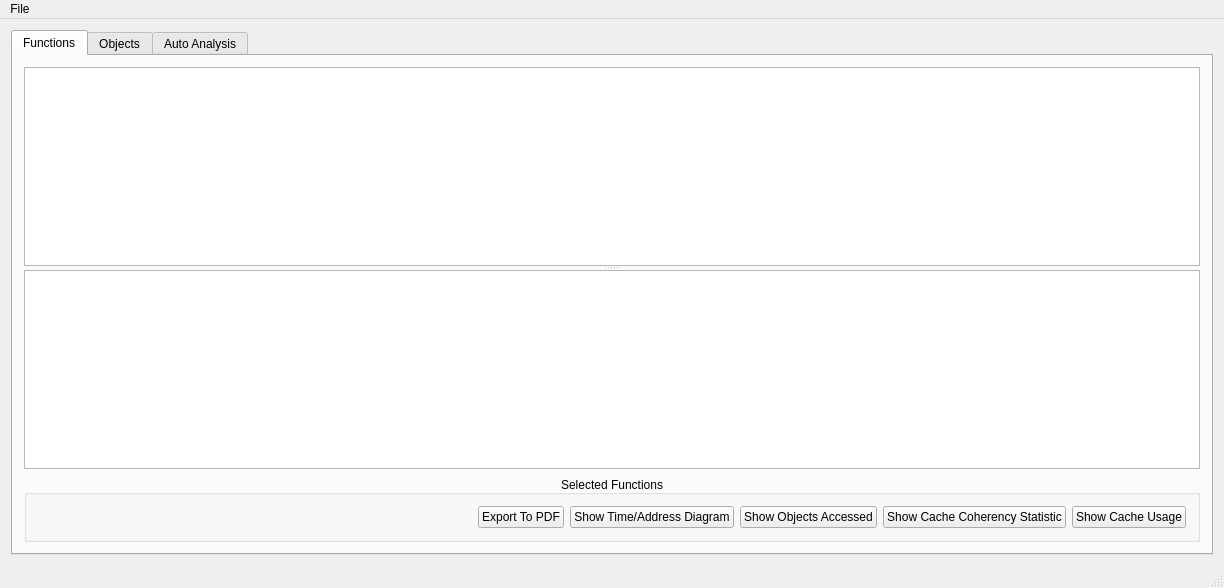
<?xml version="1.0" encoding="UTF-8"?>
<ui version="4.0">
 <class>AnalysisMain</class>
 <widget class="QMainWindow" name="AnalysisMain">
  <property name="geometry">
   <rect>
    <x>0</x>
    <y>0</y>
    <width>1224</width>
    <height>588</height>
   </rect>
  </property>
  <property name="acceptDrops">
   <bool>true</bool>
  </property>
  <property name="windowTitle">
   <string>PerfMemPlus Viewer</string>
  </property>
  <property name="iconSize">
   <size>
    <width>32</width>
    <height>32</height>
   </size>
  </property>
  <widget class="QWidget" name="centralWidget">
   <property name="sizePolicy">
    <sizepolicy hsizetype="Expanding" vsizetype="Expanding">
     <horstretch>0</horstretch>
     <verstretch>0</verstretch>
    </sizepolicy>
   </property>
   <property name="autoFillBackground">
    <bool>false</bool>
   </property>
   <layout class="QHBoxLayout" name="horizontalLayout_6">
    <item>
     <widget class="QTabWidget" name="tabWidget">
      <property name="autoFillBackground">
       <bool>true</bool>
      </property>
      <property name="currentIndex">
       <number>0</number>
      </property>
      <widget class="QWidget" name="functionsTab">
       <attribute name="title">
        <string>Functions</string>
       </attribute>
       <layout class="QVBoxLayout" name="verticalLayout_3">
        <item>
         <widget class="QSplitter" name="splitter_2">
          <property name="orientation">
           <enum>Qt::Vertical</enum>
          </property>
          <widget class="QTableView" name="functionsTableView">
           <property name="editTriggers">
            <set>QAbstractItemView::NoEditTriggers</set>
           </property>
           <property name="selectionMode">
            <enum>QAbstractItemView::ExtendedSelection</enum>
           </property>
           <property name="selectionBehavior">
            <enum>QAbstractItemView::SelectRows</enum>
           </property>
           <property name="sortingEnabled">
            <bool>true</bool>
           </property>
          </widget>
          <widget class="QTreeView" name="callerTreeView"/>
         </widget>
        </item>
        <item>
         <widget class="QGroupBox" name="horizontalGroupBox_2">
          <property name="title">
           <string>Selected Functions</string>
          </property>
          <property name="alignment">
           <set>Qt::AlignBottom|Qt::AlignHCenter</set>
          </property>
          <property name="flat">
           <bool>true</bool>
          </property>
          <property name="checkable">
           <bool>false</bool>
          </property>
          <layout class="QHBoxLayout" name="horizontalLayout">
           <item>
            <spacer name="horizontalSpacer_2">
             <property name="orientation">
              <enum>Qt::Horizontal</enum>
             </property>
             <property name="sizeHint" stdset="0">
              <size>
               <width>40</width>
               <height>20</height>
              </size>
             </property>
            </spacer>
           </item>
           <item>
            <widget class="QPushButton" name="exportToPdfPushButton">
             <property name="text">
              <string>Export To PDF</string>
             </property>
            </widget>
           </item>
           <item>
            <widget class="QPushButton" name="timeAccessDiagramButton">
             <property name="text">
              <string>Show Time/Address Diagram</string>
             </property>
            </widget>
           </item>
           <item>
            <widget class="QPushButton" name="showObjectsAccessedByPushButton">
             <property name="text">
              <string>Show Objects Accessed</string>
             </property>
            </widget>
           </item>
           <item>
            <widget class="QPushButton" name="showCacheCoherencyPushButton">
             <property name="text">
              <string>Show Cache Coherency Statistic</string>
             </property>
            </widget>
           </item>
           <item>
            <widget class="QPushButton" name="functionsCachePushButton">
             <property name="text">
              <string>Show Cache Usage</string>
             </property>
            </widget>
           </item>
          </layout>
         </widget>
        </item>
       </layout>
      </widget>
      <widget class="QWidget" name="objectsTab">
       <attribute name="title">
        <string>Objects</string>
       </attribute>
       <layout class="QVBoxLayout" name="verticalLayout">
        <item>
         <layout class="QHBoxLayout" name="horizontalLayout_5">
          <item>
           <spacer name="horizontalSpacer_3">
            <property name="orientation">
             <enum>Qt::Horizontal</enum>
            </property>
            <property name="sizeHint" stdset="0">
             <size>
              <width>40</width>
              <height>20</height>
             </size>
            </property>
           </spacer>
          </item>
          <item>
           <widget class="QCheckBox" name="checkBox">
            <property name="text">
             <string>Group By Allocation Site</string>
            </property>
           </widget>
          </item>
         </layout>
        </item>
        <item>
         <widget class="QSplitter" name="splitter">
          <property name="orientation">
           <enum>Qt::Vertical</enum>
          </property>
          <widget class="QTableView" name="objectsTableView">
           <property name="sizePolicy">
            <sizepolicy hsizetype="Expanding" vsizetype="Expanding">
             <horstretch>0</horstretch>
             <verstretch>0</verstretch>
            </sizepolicy>
           </property>
           <property name="maximumSize">
            <size>
             <width>16777215</width>
             <height>16777215</height>
            </size>
           </property>
           <property name="editTriggers">
            <set>QAbstractItemView::NoEditTriggers</set>
           </property>
           <property name="selectionMode">
            <enum>QAbstractItemView::ExtendedSelection</enum>
           </property>
           <property name="selectionBehavior">
            <enum>QAbstractItemView::SelectRows</enum>
           </property>
           <property name="sortingEnabled">
            <bool>true</bool>
           </property>
           <attribute name="horizontalHeaderStretchLastSection">
            <bool>false</bool>
           </attribute>
          </widget>
          <widget class="QTreeWidget" name="treeWidget">
           <property name="maximumSize">
            <size>
             <width>16777215</width>
             <height>16777215</height>
            </size>
           </property>
           <property name="verticalScrollBarPolicy">
            <enum>Qt::ScrollBarAsNeeded</enum>
           </property>
           <property name="horizontalScrollBarPolicy">
            <enum>Qt::ScrollBarAsNeeded</enum>
           </property>
           <property name="sizeAdjustPolicy">
            <enum>QAbstractScrollArea::AdjustToContents</enum>
           </property>
           <property name="editTriggers">
            <set>QAbstractItemView::NoEditTriggers</set>
           </property>
           <property name="autoExpandDelay">
            <number>0</number>
           </property>
           <property name="indentation">
            <number>0</number>
           </property>
           <property name="itemsExpandable">
            <bool>false</bool>
           </property>
           <property name="expandsOnDoubleClick">
            <bool>false</bool>
           </property>
           <property name="columnCount">
            <number>3</number>
           </property>
           <attribute name="headerStretchLastSection">
            <bool>false</bool>
           </attribute>
           <column>
            <property name="text">
             <string>DSO</string>
            </property>
           </column>
           <column>
            <property name="text">
             <string>Function</string>
            </property>
           </column>
           <column>
            <property name="text">
             <string>File and Line</string>
            </property>
           </column>
          </widget>
         </widget>
        </item>
        <item>
         <widget class="QGroupBox" name="horizontalGroupBox">
          <property name="title">
           <string>Selected Objects</string>
          </property>
          <property name="alignment">
           <set>Qt::AlignBottom|Qt::AlignHCenter</set>
          </property>
          <layout class="QHBoxLayout" name="horizontalLayout_2">
           <item>
            <spacer name="horizontalSpacer">
             <property name="orientation">
              <enum>Qt::Horizontal</enum>
             </property>
             <property name="sizeHint" stdset="0">
              <size>
               <width>40</width>
               <height>20</height>
              </size>
             </property>
            </spacer>
           </item>
           <item>
            <widget class="QPushButton" name="exportToPdfPushButton_2">
             <property name="text">
              <string>Export to PDF</string>
             </property>
            </widget>
           </item>
           <item>
            <widget class="QPushButton" name="timeAccessObjectsDiagramPushButton">
             <property name="text">
              <string>Show Time/Address Diagram</string>
             </property>
            </widget>
           </item>
           <item>
            <widget class="QPushButton" name="showAccessTimelinePushButton">
             <property name="text">
              <string>Show Access Timeline</string>
             </property>
            </widget>
           </item>
           <item>
            <widget class="QPushButton" name="showObjectCacheCoherencyPushButton">
             <property name="text">
              <string>Show Cache Coherency Statistic</string>
             </property>
            </widget>
           </item>
           <item>
            <widget class="QPushButton" name="showCacheObjectspushButton">
             <property name="text">
              <string>Show Cache Usage</string>
             </property>
            </widget>
           </item>
          </layout>
         </widget>
        </item>
       </layout>
      </widget>
      <widget class="QWidget" name="autoTab">
       <attribute name="title">
        <string>Auto Analysis</string>
       </attribute>
       <layout class="QVBoxLayout" name="verticalLayout_2">
        <item>
         <layout class="QHBoxLayout" name="horizontalLayout_3">
          <item>
           <spacer name="horizontalSpacer_4">
            <property name="orientation">
             <enum>Qt::Horizontal</enum>
            </property>
            <property name="sizeHint" stdset="0">
             <size>
              <width>40</width>
              <height>20</height>
             </size>
            </property>
           </spacer>
          </item>
          <item>
           <widget class="QPushButton" name="runPushButton">
            <property name="text">
             <string> Run Analysis</string>
            </property>
           </widget>
          </item>
         </layout>
        </item>
        <item>
         <widget class="QTreeWidget" name="autoAnalysisResultsTreeWidget">
          <column>
           <property name="text">
            <string notr="true">Performance Problems</string>
           </property>
          </column>
          <column>
           <property name="text">
            <string>Severity</string>
           </property>
          </column>
         </widget>
        </item>
        <item>
         <layout class="QHBoxLayout" name="horizontalLayout_4">
          <item>
           <spacer name="horizontalSpacer_5">
            <property name="orientation">
             <enum>Qt::Horizontal</enum>
            </property>
            <property name="sizeHint" stdset="0">
             <size>
              <width>40</width>
              <height>20</height>
             </size>
            </property>
           </spacer>
          </item>
          <item>
           <widget class="QPushButton" name="exportToPdfPushButton_3">
            <property name="text">
             <string>Export to PDF</string>
            </property>
           </widget>
          </item>
         </layout>
        </item>
       </layout>
      </widget>
     </widget>
    </item>
   </layout>
  </widget>
  <widget class="QMenuBar" name="menuBar">
   <property name="geometry">
    <rect>
     <x>0</x>
     <y>0</y>
     <width>1224</width>
     <height>22</height>
    </rect>
   </property>
   <property name="defaultUp">
    <bool>true</bool>
   </property>
   <widget class="QMenu" name="menuFile">
    <property name="title">
     <string>File</string>
    </property>
    <addaction name="actionOpen_Database"/>
   </widget>
   <addaction name="menuFile"/>
  </widget>
  <widget class="QStatusBar" name="statusBar"/>
  <action name="actionOpen_Database">
   <property name="text">
    <string>Open Database</string>
   </property>
  </action>
 </widget>
 <layoutdefault spacing="6" margin="11"/>
 <resources/>
 <connections/>
</ui>
